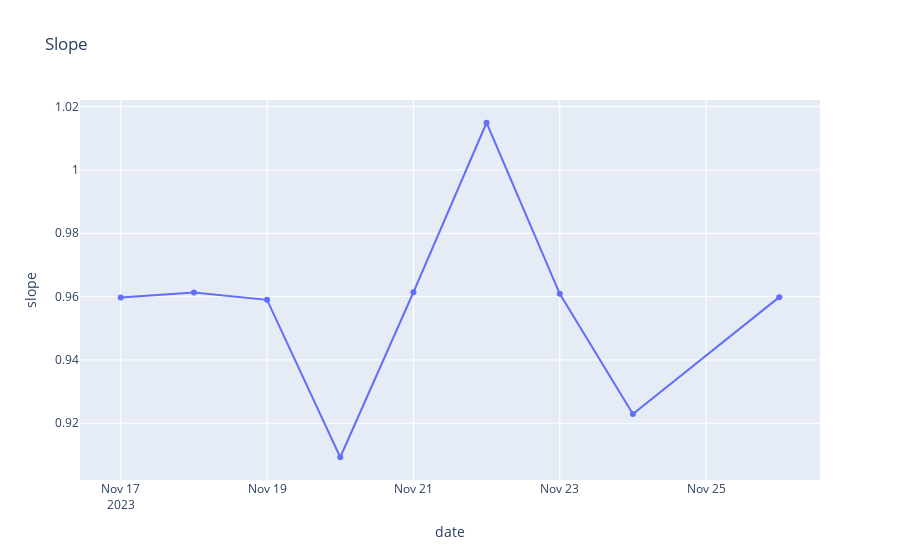
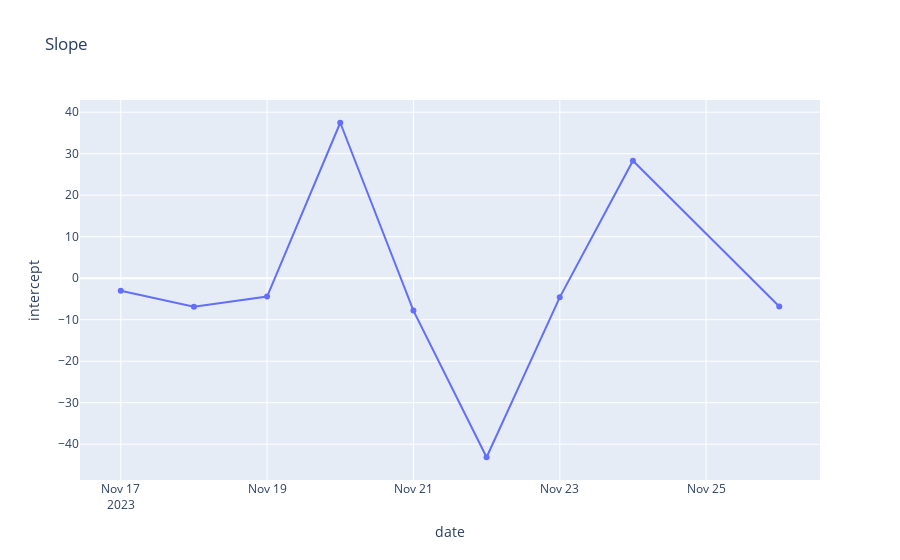

These figures' notebook cell, in order:
### Code cell
fig = px.line(df_sys.collect(), x="date", y=f"slope", markers=True, title = "Slope")
fig.show()

fig = px.line(df_sys.collect(), x="date", y=f"intercept", markers=True, title = "Slope")
fig.show()

### Figure 1 — Plotly figure (JSON) as saved in the notebook; plotly's stock layout.template omitted (floating-point values rounded to 4 significant figures)
{"data": [{"hovertemplate": "date=%{x}<br>slope=%{y}<extra></extra>", "legendgroup": "", "line": {"color": "#636efa", "dash": "solid"}, "marker": {"symbol": "circle"}, "mode": "markers+lines", "name": "", "orientation": "v", "showlegend": false, "type": "scatter", "x": ["2023-11-17T00:00:00", "2023-11-18T00:00:00", "2023-11-19T00:00:00", "2023-11-20T00:00:00", "2023-11-21T00:00:00", "2023-11-22T00:00:00", "2023-11-23T00:00:00", "2023-11-24T00:00:00", "2023-11-26T00:00:00"], "xaxis": "x", "y": [0.9597, 0.9613, 0.959, 0.9093, 0.9614, 1.015, 0.9609, 0.9229, 0.9598], "yaxis": "y"}], "layout": {"legend": {"tracegroupgap": 0}, "title": {"text": "Slope"}, "xaxis": {"anchor": "y", "domain": [0, 1], "title": {"text": "date"}}, "yaxis": {"anchor": "x", "domain": [0, 1], "title": {"text": "slope"}}}}

### Figure 2 — Plotly figure (JSON) as saved in the notebook; plotly's stock layout.template omitted (floating-point values rounded to 4 significant figures)
{"data": [{"hovertemplate": "date=%{x}<br>intercept=%{y}<extra></extra>", "legendgroup": "", "line": {"color": "#636efa", "dash": "solid"}, "marker": {"symbol": "circle"}, "mode": "markers+lines", "name": "", "orientation": "v", "showlegend": false, "type": "scatter", "x": ["2023-11-17T00:00:00", "2023-11-18T00:00:00", "2023-11-19T00:00:00", "2023-11-20T00:00:00", "2023-11-21T00:00:00", "2023-11-22T00:00:00", "2023-11-23T00:00:00", "2023-11-24T00:00:00", "2023-11-26T00:00:00"], "xaxis": "x", "y": [-3.04, -6.859, -4.431, 37.46, -7.807, -43.14, -4.611, 28.31, -6.804], "yaxis": "y"}], "layout": {"legend": {"tracegroupgap": 0}, "title": {"text": "Slope"}, "xaxis": {"anchor": "y", "domain": [0, 1], "title": {"text": "date"}}, "yaxis": {"anchor": "x", "domain": [0, 1], "title": {"text": "intercept"}}}}
